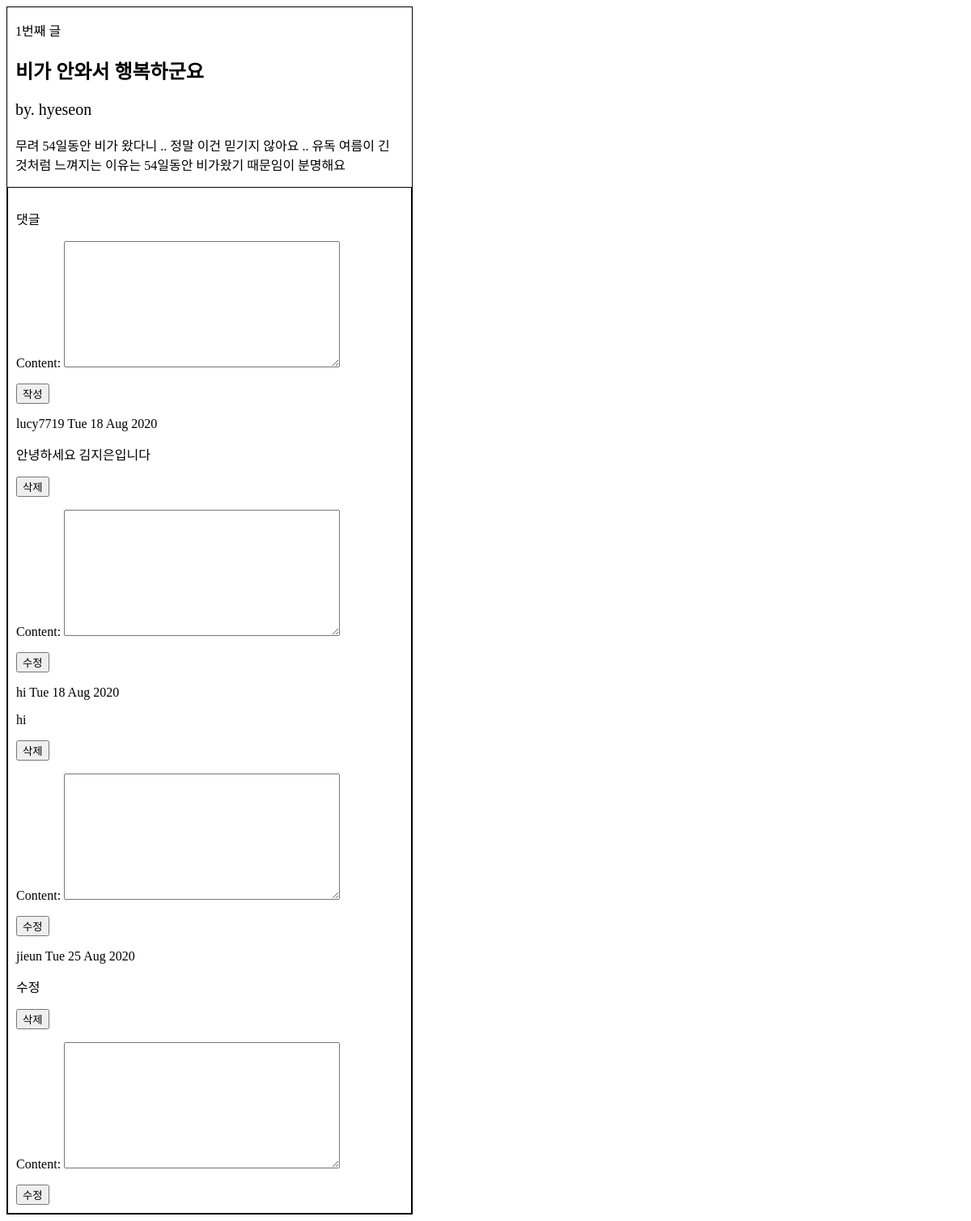
/1/, run on the app's committed database.
### main/models.py (models this page shows, shortened)
class Post(models.Model):
    title = models.CharField(max_length=200)
    content = models.TextField()
    updated_at=models.DateTimeField(auto_now=True)
    author = models.ForeignKey(settings.AUTH_USER_MODEL, on_delete=models.CASCADE)

class Comment(models.Model):
    content = models.TextField()
    author = models.ForeignKey(settings.AUTH_USER_MODEL,on_delete=models.CASCADE)
    Post = models.ForeignKey(Post,on_delete=models.CASCADE)
    created = models.DateTimeField(auto_now_add=True)

### account/models.py (models this page shows)
class CustomUser(AbstractUser):
    name = models.CharField(max_length=50)
    nickname=models.CharField(max_length=100)
    age= models.PositiveIntegerField(null=True, blank=True)
    followers = models.ManyToManyField(settings.AUTH_USER_MODEL, related_name='following')

### main/views.py (the view)
# urls.py: path('<int:pk>/', views.DetailView.as_view(), name='detail'),
class DetailView(generic.DetailView):
    model = Post #queryset = Post.objects.all()이랑 같은 기능 FBV 사용방식
    template_name = 'detail.html'
    context_object_name='ppost'
    def get_context_data(self, **kwargs):
        context_data =  super(DetailView, self).get_context_data(**kwargs)
        context_data['form']=CommentForm()
        context_data['comments']=self.object.comment_set.all()
        return context_data

### main/forms.py
class CommentForm(forms.ModelForm):
    class Meta:
        model=Comment
        fields=('content',)

### main/templates/detail.html (shortened to what this page needs)
<!DOCTYPE html>
<html lang="en">
<head>
</head>
<body>
    <div class='box'>
        <div class="content">
            <p> {{ppost.id}}번째 글</p>
            <h2>{{ppost.title}}</h2>
            <p class="author">by. {{ppost.author}}</p>
            <p class="body">{{ppost.content}}</p>
        </div>
        <div class="comment">
            <p>댓글</p>
            <form action ="{% url 'comment_create' ppost.id %}" method="POST">
                {{form.as_p}}
                <input type="submit" value="작성">
            </form>
            {% for comment in comments %}
            <p>{{comment.author}} {{comment.created | date:"D d M Y"}}</p>
            <p>{{comment.content}}</p>
            <form action ="{% url 'comment_delete' comment.id ppost.id %}" method="POST">
                <input type="submit" value="삭제">
            </form>
            <form action ="{% url 'comment_update' comment.id ppost.id %}" method="POST">
                {{form.as_p}}
                <input type="submit" value="수정">
            </form>
            {% endfor %}
        </div>
    </div>
</body>
</html>

### main/templates/detail.html (style rules this page uses)
.box { width: 500px; height: auto; border: 1px solid black; }
.content { margin: 10px; }
.author { font-size: 20px; }
.comment { width: auto; height: auto; padding: 10px; border: 1px solid black; }

### data on the page
Post: id "1", title "비가 안와서 행복하군요", author "hyeseon", content "무려 54일동안 비가 왔다니 .. 정말 이건 믿기지 않아요 .. 유독 여름이 긴 것처럼 느껴지는 이유는 54일동안 비가왔기 때문임이 분명해요"
Comment: author "lucy7719", created "Tue 18 Aug 2020", content "안녕하세요 김지은입니다"
Comment: author "hi", created "Tue 18 Aug 2020", content "hi"
Comment: author "jieun", created "Tue 25 Aug 2020", content "수정"
